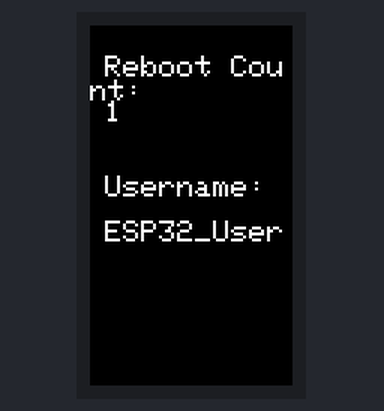
The sketch below on a simulated ESP32. On the bench: 135×240 colour display. EEPROM starts erased.

Above: at 0.3 s.

The sketch:

Preferences1.ino
```cpp
#include <Preferences.h>
#include <TFT_eSPI.h>  // Include the library for your TFT (e.g., Adafruit or TFT_eSPI)

// Preferences and TFT setup
Preferences preferences;
TFT_eSPI tft = TFT_eSPI();  // For TFT_eSPI library (configure User_Setup.h)

const char *namespaceName = "settings";  // Namespace for Preferences

void setup() {
  // Initialize Serial Monitor
  Serial.begin(115200);

  // Initialize TFT
  tft.init();
  tft.setRotation(3);
  tft.fillScreen(TFT_BLACK);
  tft.setTextColor(TFT_WHITE, TFT_BLACK);
  tft.setTextSize(2);

  // Display welcome message
  tft.println("Initializing...");

  // Initialize Preferences
  if (!preferences.begin(namespaceName, false)) {
    tft.println("Failed to open preferences!");
    while (true);  // Halt if preferences initialization fails
  }

  // Save a setting
  int savedValue = preferences.getInt("count", 0);  // Retrieve current count
  savedValue++;                                     // Increment the count
  preferences.putInt("count", savedValue);         // Save the updated count

  // Display the saved value on TFT
  tft.fillScreen(TFT_BLACK);  // Clear the screen
  tft.setCursor(10, 20);
  tft.println("Reboot Count:");
  tft.setCursor(10, 50);
  tft.println(savedValue);

  // Save a custom string
  preferences.putString("username", "ESP32_User");
  String username = preferences.getString("username", "default_user");

  // Display the username on TFT
  tft.setCursor(10, 100);
  tft.println("Username:");
  tft.setCursor(10, 130);
  tft.println(username);

  preferences.end();  // Close Preferences
}

void loop() {
  // Nothing to do here
}
    
```
